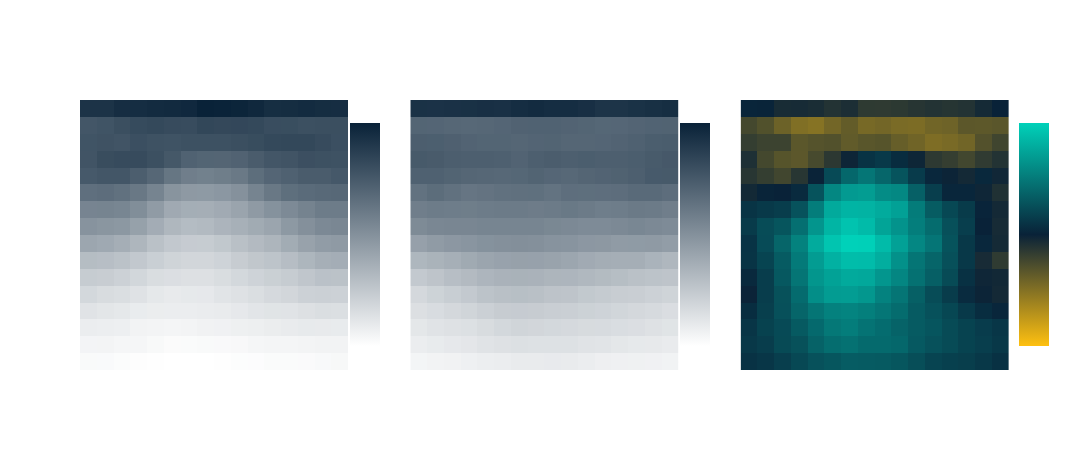

The code cell stored with this chart in its notebook:
### Markdown cell above
## Per-Bin Mean Intensity Visualization

Reshapes the 256 per-bin means into a 16x16 spatial grid for each class and plots three heatmaps: mean intensity for benign, mean intensity for malignant, and the difference between the two. The difference map highlights which spatial regions of the image differ most between classes, with red indicating higher intensity in malignant and blue indicating higher intensity in benign.

### Code cell
grid_size = int(np.sqrt(len(per_bin_means)))  # 16

benign_grid = np.array([
    per_bin_means[f'pixel_{i}']['0']['mean'] for i in range(len(per_bin_means))
]).reshape(grid_size, grid_size)

malignant_grid = np.array([
    per_bin_means[f'pixel_{i}']['1']['mean'] for i in range(len(per_bin_means))
]).reshape(grid_size, grid_size)

diff_grid = malignant_grid - benign_grid

vmin = min(benign_grid.min(), malignant_grid.min())
vmax = max(benign_grid.max(), malignant_grid.max())
diff_abs_max = float(np.abs(diff_grid).max())

SEQUENTIAL_SCALE = [[0, "#FFFFFF"], [1, RHINO_NAVY]]

fig = make_subplots(rows=1, cols=3, subplot_titles=("Benign (0)", "Malignant (1)", "Difference (malignant - benign)"))

fig.add_trace(go.Heatmap(z=benign_grid, colorscale=SEQUENTIAL_SCALE, zmin=vmin, zmax=vmax, colorbar=dict(x=0.28, len=0.9)), row=1, col=1)
fig.add_trace(go.Heatmap(z=malignant_grid, colorscale=SEQUENTIAL_SCALE, zmin=vmin, zmax=vmax, colorbar=dict(x=0.635, len=0.9)), row=1, col=2)
fig.add_trace(go.Heatmap(z=diff_grid, colorscale=DIVERGING_SCALE, zmid=0, zmin=-diff_abs_max, zmax=diff_abs_max, colorbar=dict(x=1.0, len=0.9)), row=1, col=3)

for col in (1, 2, 3):
    fig.update_yaxes(autorange="reversed", showticklabels=False, row=1, col=col)
    fig.update_xaxes(showticklabels=False, row=1, col=col)

fig.update_layout(
    title_text="Per-Bin Mean Intensity by Class",
    height=450, width=1200,
    **_TRANSPARENT,
)
fig.show()

### Figure 1 — Plotly figure (JSON) as saved in the notebook; plotly's stock layout.template omitted (floating-point values rounded to 4 significant figures; data arrays with more than 128 entries replaced by an {"elided": "..."} marker saying what was removed)
{"data": [{"colorbar": {"len": 0.9, "x": 0.28}, "colorscale": [[0, "#FFFFFF"], [1, "#092238"]], "type": "heatmap", "xaxis": "x", "yaxis": "y", "z": {"elided": "16x16 float values"}, "zmax": 152.6, "zmin": 27.3}, {"colorbar": {"len": 0.9, "x": 0.635}, "colorscale": [[0, "#FFFFFF"], [1, "#092238"]], "type": "heatmap", "xaxis": "x2", "yaxis": "y2", "z": {"elided": "16x16 float values"}, "zmax": 152.6, "zmin": 27.3}, {"colorbar": {"len": 0.9, "x": 1}, "colorscale": [[0, "#FEC010"], [0.5, "#092238"], [1, "#00D1B9"]], "type": "heatmap", "xaxis": "x3", "yaxis": "y3", "z": {"elided": "16x16 float values"}, "zmax": 34.1, "zmid": 0, "zmin": -34.1}], "layout": {"annotations": [{"font": {"size": 16}, "showarrow": false, "text": "Benign (0)", "x": 0.1444, "xanchor": "center", "xref": "paper", "y": 1, "yanchor": "bottom", "yref": "paper"}, {"font": {"size": 16}, "showarrow": false, "text": "Malignant (1)", "x": 0.5, "xanchor": "center", "xref": "paper", "y": 1, "yanchor": "bottom", "yref": "paper"}, {"font": {"size": 16}, "showarrow": false, "text": "Difference (malignant - benign)", "x": 0.8556, "xanchor": "center", "xref": "paper", "y": 1, "yanchor": "bottom", "yref": "paper"}], "font": {"color": "white"}, "height": 450, "paper_bgcolor": "rgba(0,0,0,0)", "plot_bgcolor": "rgba(0,0,0,0)", "title": {"text": "Per-Bin Mean Intensity by Class"}, "width": 1200, "xaxis": {"anchor": "y", "domain": [0, 0.2889], "showticklabels": false}, "xaxis2": {"anchor": "y2", "domain": [0.3556, 0.6444], "showticklabels": false}, "xaxis3": {"anchor": "y3", "domain": [0.7111, 1], "showticklabels": false}, "yaxis": {"anchor": "x", "autorange": "reversed", "domain": [0, 1], "showticklabels": false}, "yaxis2": {"anchor": "x2", "autorange": "reversed", "domain": [0, 1], "showticklabels": false}, "yaxis3": {"anchor": "x3", "autorange": "reversed", "domain": [0, 1], "showticklabels": false}}}
